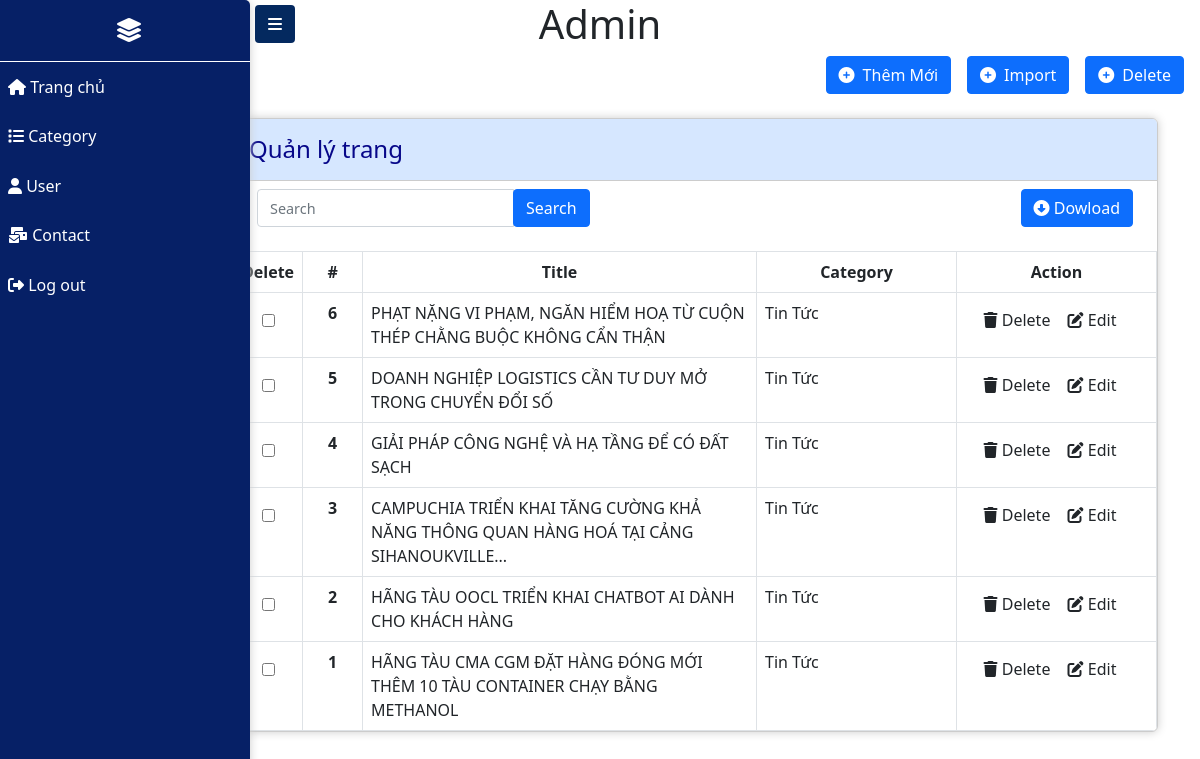
Page /category_detail.php?category_id=2 on the committed database.
### tables this page shows
CREATE TABLE IF NOT EXISTS `news` (
  `id` int NOT NULL AUTO_INCREMENT,
  `title` varchar(255) DEFAULT NULL,
  `category_id` int DEFAULT '0',
  `is_hot` tinyint DEFAULT '0',
  `is_paid` tinyint DEFAULT '0',
  `image` varchar(255) DEFAULT NULL,
  `description` text,
  `content` longtext,
  `created_at` timestamp NULL DEFAULT NULL,
  `updated_at` timestamp NULL DEFAULT NULL ON UPDATE CURRENT_TIMESTAMP,
  PRIMARY KEY (`id`) USING BTREE,
  KEY `category_id` (`category_id`)
);

CREATE TABLE IF NOT EXISTS `categories` (
  `id` int NOT NULL AUTO_INCREMENT,
  `name` varchar(255) DEFAULT NULL,
  `parent_id` int DEFAULT '0',
  `created_at` timestamp NULL DEFAULT NULL,
  `updated_at` timestamp NULL DEFAULT NULL ON UPDATE CURRENT_TIMESTAMP,
  PRIMARY KEY (`id`)
);

### category_detail.php (the view, shortened to what this page needs)
<?php
require_once('db.php');
$category_id = $_GET['category_id'];
?>
<!DOCTYPE html>
<html lang="en">
<head>
    <link rel="stylesheet" href="css/all.min.css" />
    <link rel="stylesheet" href="css/bootstrap.min.css" />
    <link rel="stylesheet" href="css/style.css?v=<?php echo time(); ?>" />
</head>
<body class="bg-form">
    <header>
        <h1 class="title-admin text-center">
        </h1>
        <div class="d-flex justify-content-end mb-4">
            <a href="admin.php" class="btn btn-primary me-3">
                <i class="fas fa-plus-circle pe-2"></i>Thêm Mới
            </a>
            <a href="#" class="btn btn-primary me-3">
                <i class="fas fa-plus-circle pe-2"></i>Import
            </a>
            <a href="javascript:void(0)" onclick="deleteRows()" class="btn btn-primary me-3">
                <i class="fas fa-plus-circle pe-2"></i>Delete
            </a>
        </div>
        <div class="container">
            <div class="row">
                <div class="col-2 click-list">
                    <?php require_once('menu_admin.php') ?>
                </div>
                <div class="col-10 click-list-100">
                    <?php
                    $sql = "SELECT news.*,categories.name AS category_name FROM news LEFT JOIN categories ON news.category_id = categories.id WHERE category_id=$category_id ORDER BY id DESC";
                    $result = $conn->query($sql);
                    $news = array();
                    while ($row = $result->fetch_assoc()) {
                        $news[] = $row;
                    }
                    ?>
                    <div class="bg-white rounded box-shadow">
                        <h3 class="title-form-admin">Quản lý trang</h3>
                        <div class="d-flex">
                            <form action="" class="ps-4" method="GET">
                                <div class="input-group mb-3">
                                    <input type="text" name="title" class="form-control" placeholder="Search" value="<?php echo $_GET['title'] ?? ''; ?>">
                                    <div class="input-group-append">
                                        <button class="btn btn-primary" type="submit">Search</button>
                                    </div>
                                </div>
                            </form>
                            <button class="dowload btn btn-primary me-4 d-block ms-auto mb-4">
                                <i class="fas fa-arrow-alt-circle-down"></i>
                                Dowload
                            </button>
                        </div>
                        <table class="table table-hover table-bordered" id="list_news">
                            <colgroup>
                                <col width="60">
                                <col width="60">
                                <col>
                                <col width="200">
                                <col width="200">
                            </colgroup>
                            <thead>
                                <tr>
                                    <th scope="col" class="text-center">Delete</th>
                                    <th scope="col" class="text-center">#</th>
                                    <th scope="col" class="text-center">Title</th>
                                    <th scope="col" class="text-center">Category</th>
                                    <th scope="col" class="text-center">Action</th>
                                </tr>
                            </thead>
                            <tbody>
                                <?php foreach ($news as $table) { ?>
                                    <tr>
                                        <td class="text-center py-3">
                                            <input type="checkbox" class="selected-table" name="selected[]" value="<?php echo $table['id']; ?>">
                                        </td>
                                        <th class="text-center" scope="row"><?php echo $table['id']; ?></th>
                                        <td><?php echo $table['title']; ?></td>
                                        <td>
                                            <?php echo $table['category_name']; ?>
                                        </td>
                                        <td class="text-center">
                                            <a href="delete.php?id=<?php echo $table['id'] ?>" onclick="return confirm('Are you sure?')"><button class="btn btn-trash"><i class="fas fa-trash"></i> Delete</button></a>
                                            <a href="edit.php?id=<?php echo $table['id'] ?>">
                                                <button class="btn btn-edit">
                                                    <i class="fas fa-edit"></i>
                                                    Edit
                                                </button>
                                            </a>
                                        </td>
                                    </tr>
                                <?php } ?>
                            </tbody>
                        </table>
                    </div>
                </div>
            </div>
        </div>
    </header>
</body>
</html>

### css/style.css (style rules this page uses)
:root { --color-danger: #de333b; --color-secondary: #ddd; --color-white: #fff; --color-black: #000; --color-info: #0dcaf0; --color-success: #198754; --color-warning: #ffc107; --color-blue: #04295f; --color-light: #f8f9fa; --color-dark: #212529; --color-primary: #1852a8; }
* { margin: 0; padding: 0; box-sizing: border-box; }
html { scroll-behavior: smooth; }
.bg-form { background-color: #fff; }
::placeholder { font-size: .9rem; opacity: 0; }
.table { margin: 0; }
.rounded { border-radius: 6px !important; overflow: hidden; border: 1px solid #ccc; }
.btn-trash { padding: 0 !important; height: 100%; border: 0; outline: none; background: transparent; }
.btn-trash i { padding: 0; }
.title-form-admin { padding: 1rem; color: #070789; font-size: 1.5rem; background-color: #d6e7ff; border-bottom: 1px solid #ccc; }
.box-shadow { box-shadow: 0 0 10px #ccc; }
.click-list-0, .click-list-100 { transition: .5s; margin-left: auto; }

### rows in the picture
news: id "6", title "PHẠT NẶNG VI PHẠM, NGĂN HIỂM HOẠ TỪ CUỘN THÉP CHẰNG BUỘC KHÔNG CẨN THẬN", category.name "Tin Tức"
news: id "5", title "DOANH NGHIỆP LOGISTICS CẦN TƯ DUY MỞ TRONG CHUYỂN ĐỔI SỐ", category.name "Tin Tức"
news: id "4", title "GIẢI PHÁP CÔNG NGHỆ VÀ HẠ TẦNG ĐỂ CÓ ĐẤT SẠCH", category.name "Tin Tức"
news: id "3", title "CAMPUCHIA TRIỂN KHAI TĂNG CƯỜNG KHẢ NĂNG THÔNG QUAN HÀNG HOÁ TẠI CẢNG SIHANOUKVILLE...", category.name "Tin Tức"
news: id "2", title "HÃNG TÀU OOCL TRIỂN KHAI CHATBOT AI DÀNH CHO KHÁCH HÀNG", category.name "Tin Tức"
news: id "1", title "HÃNG TÀU CMA CGM ĐẶT HÀNG ĐÓNG MỚI THÊM 10 TÀU CONTAINER CHẠY BẰNG METHANOL", category.name "Tin Tức"
